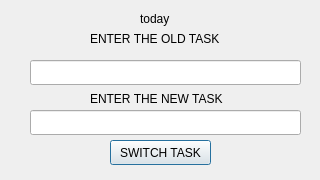
<?xml version="1.0" encoding="UTF-8"?>
<ui version="4.0">
 <class>Dialog</class>
 <widget class="QDialog" name="Dialog">
  <property name="geometry">
   <rect>
    <x>0</x>
    <y>0</y>
    <width>320</width>
    <height>180</height>
   </rect>
  </property>
  <property name="windowTitle">
   <string>Dialog</string>
  </property>
  <widget class="QLabel" name="deadline">
   <property name="geometry">
    <rect>
     <x>140</x>
     <y>10</y>
     <width>64</width>
     <height>17</height>
    </rect>
   </property>
   <property name="text">
    <string>today</string>
   </property>
  </widget>
  <widget class="QLineEdit" name="lineEdit">
   <property name="geometry">
    <rect>
     <x>30</x>
     <y>110</y>
     <width>271</width>
     <height>25</height>
    </rect>
   </property>
  </widget>
  <widget class="QLineEdit" name="lineEdit_2">
   <property name="geometry">
    <rect>
     <x>30</x>
     <y>60</y>
     <width>271</width>
     <height>25</height>
    </rect>
   </property>
  </widget>
  <widget class="QPushButton" name="pushButton_2">
   <property name="geometry">
    <rect>
     <x>110</x>
     <y>140</y>
     <width>101</width>
     <height>25</height>
    </rect>
   </property>
   <property name="text">
    <string>SWITCH TASK</string>
   </property>
  </widget>
  <widget class="QLabel" name="label">
   <property name="geometry">
    <rect>
     <x>90</x>
     <y>30</y>
     <width>141</width>
     <height>17</height>
    </rect>
   </property>
   <property name="text">
    <string>ENTER THE OLD TASK</string>
   </property>
  </widget>
  <widget class="QLabel" name="label_2">
   <property name="geometry">
    <rect>
     <x>90</x>
     <y>90</y>
     <width>141</width>
     <height>17</height>
    </rect>
   </property>
   <property name="text">
    <string>ENTER THE NEW TASK</string>
   </property>
  </widget>
 </widget>
 <resources/>
 <connections/>
</ui>
